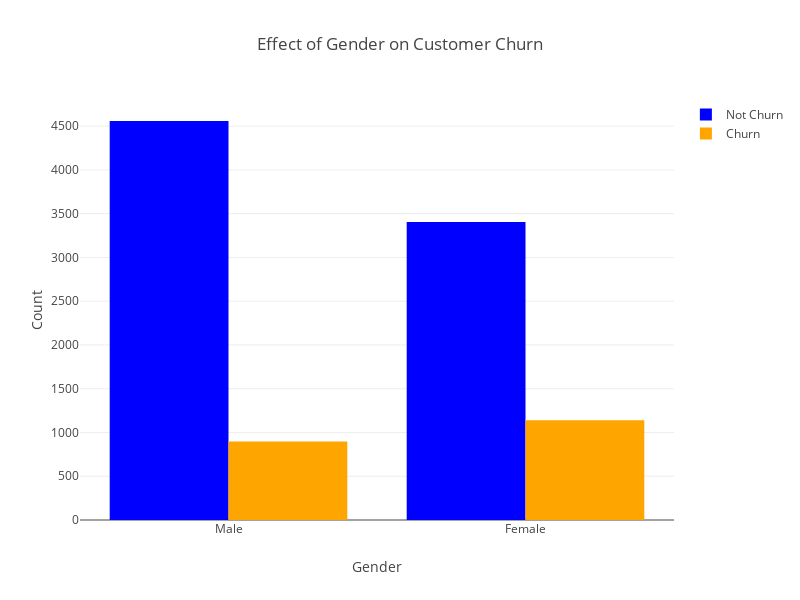

Write notebook code for a chart like this one.
### Code cell
# Comparison of churn between male and female
bar_plot('Gender',df)

### Figure 1 — Plotly figure (JSON) as saved in the notebook; plotly's stock layout.template omitted (floating-point values rounded to 4 significant figures)
{"data": [{"marker": {"color": "blue"}, "name": "Not Churn", "type": "bar", "uid": "1ec86818-dba6-4084-987e-9fbf0ea4a696", "x": ["Male", "Female"], "y": [4559, 3404]}, {"marker": {"color": "orange"}, "name": "Churn", "type": "bar", "uid": "a9968035-3a08-4567-8bc7-72c45691f5f7", "x": ["Male", "Female"], "y": [898, 1139]}], "layout": {"barmode": "group", "height": 600, "title": {"text": "Effect of Gender on Customer Churn"}, "width": 800, "xaxis": {"title": {"text": "Gender"}}, "yaxis": {"title": {"text": "Count"}}}}
